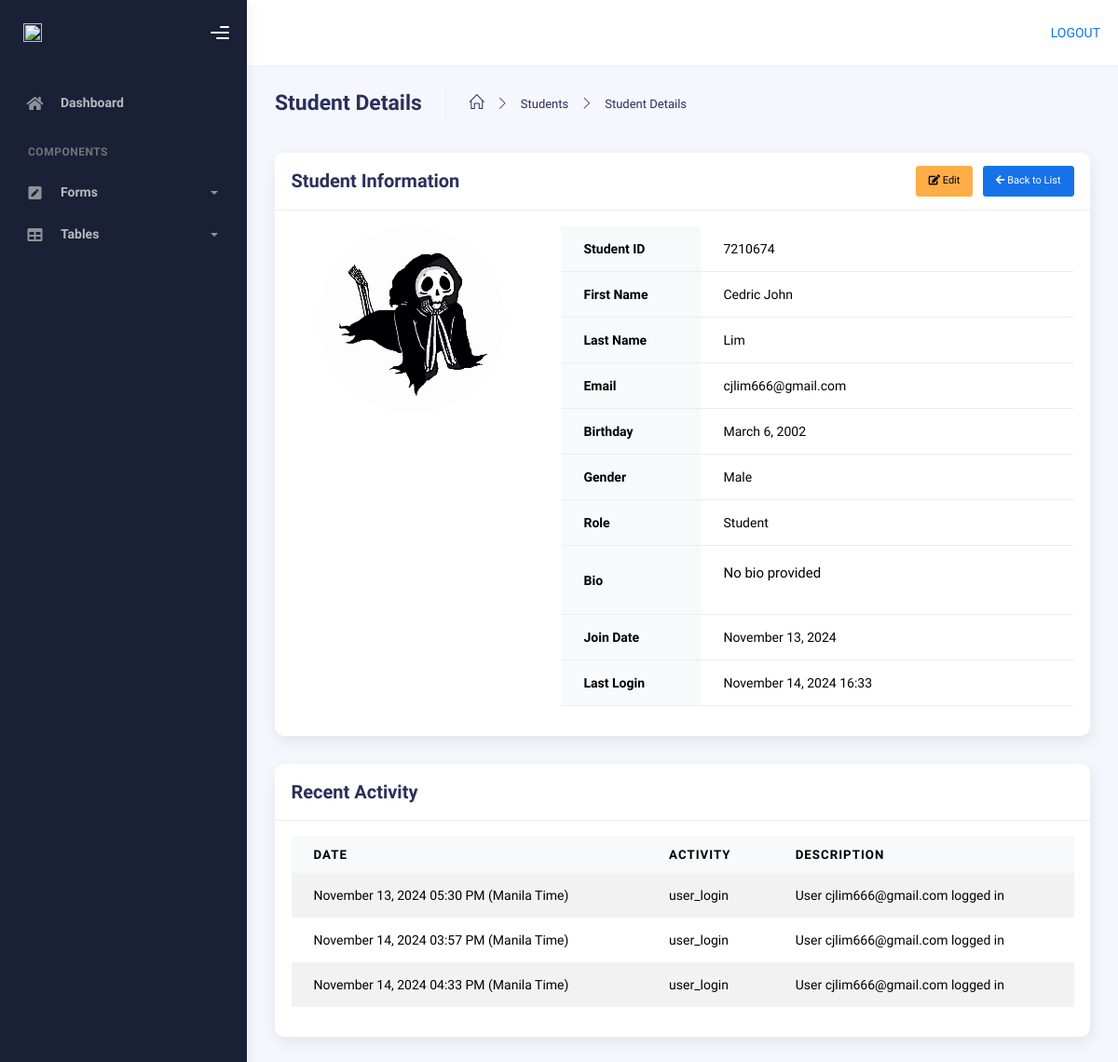
/admin-page/student/9/view/ (signed in), run on an earlier commit of the app's database.
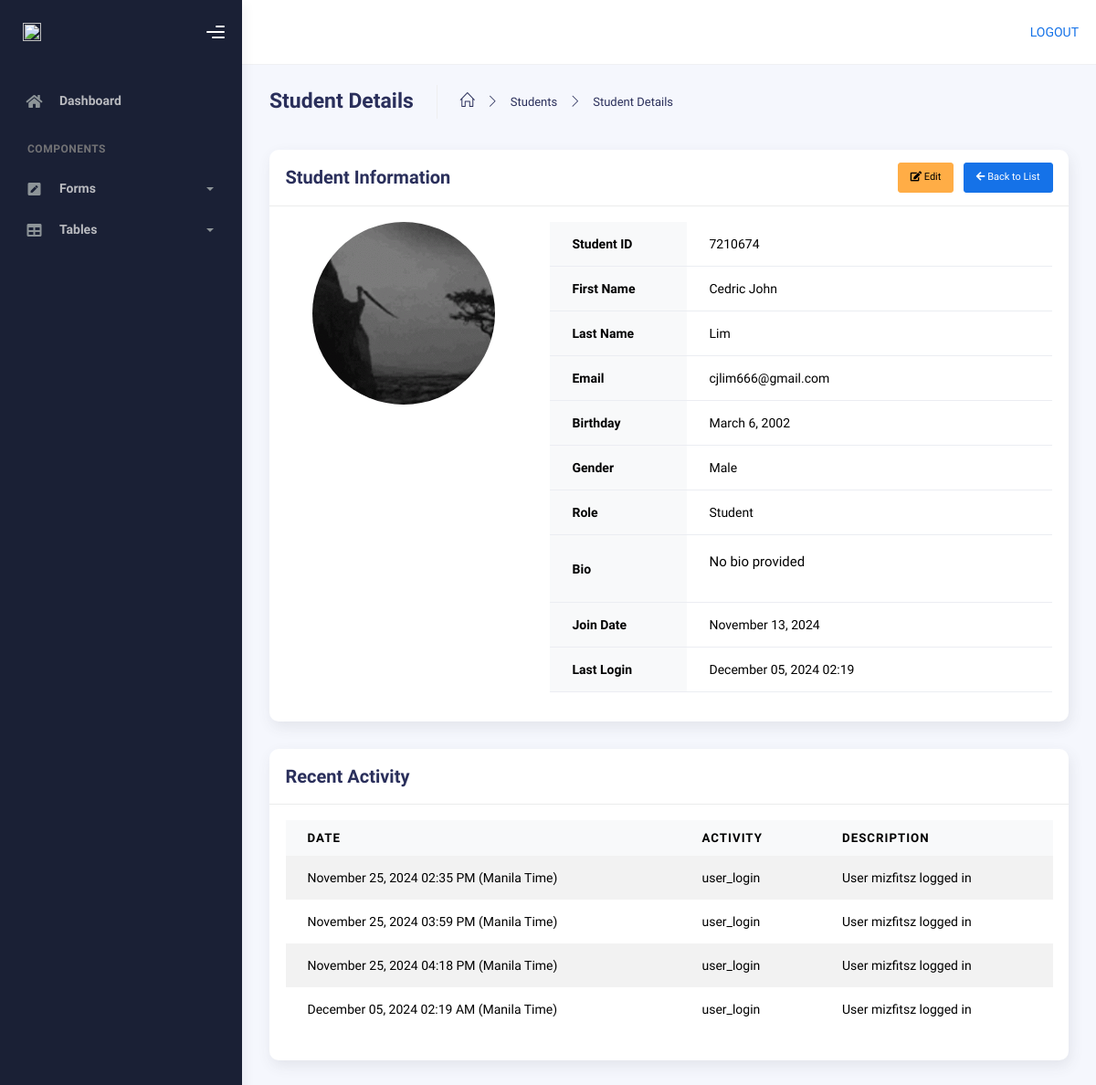
And on a later commit of the database.
### AppCodingNexus/models.py (models this page shows, shortened)
class UserProfile(models.Model):
    user = models.OneToOneField(User, on_delete=models.CASCADE)
    studentID = models.IntegerField(null=True, blank=True)
    display_photo = models.ImageField(upload_to='profile_pics/', default='default.jpg')
    firstname = models.CharField(max_length=50)
    lastname = models.CharField(max_length=50)
    birthday = models.DateField()
    gender = models.CharField(max_length=15, null=True, blank=True)
    role = models.CharField(max_length=20,choices=[('Student', 'Student'), ('Instructor', 'Instructor')], blank=True)
    bio = models.TextField(blank=True)
    is_deleted = models.BooleanField(default=False)
    deletion_requested = models.DateTimeField(null=True, blank=True)

class UserActivity(models.Model):
    user = models.ForeignKey(User, on_delete=models.CASCADE)
    activity_type = models.CharField(max_length=100)
    date = models.DateTimeField()
    description = models.TextField(blank=True, null=True)

### AppCodingNexus/views.py (the view)
# urls.py: path('admin-page/student/<int:pk>/view/', views.student_view, name='student-view'),
@login_required(login_url='login')
def student_view(request, pk):
    activate(pytz.timezone('Asia/Manila'))
    student = get_object_or_404(UserProfile, pk=pk, role='Student')
    activities = student.user.useractivity_set.all()[:10]
    context = {
        'student': student,
        'activities': activities,
        'timezone': timezone.get_current_timezone_name()
    }
    return render(request, 'admin_page/forms/student_view.html', context)

### templates/admin_page/forms/student_view.html (shortened to what the changed rows need)
{% extends "admin_page/base.html" %}
{% load static %}
{% load tz %}
{% block content %}
<div class="container">
  <div class="page-inner">
    <div class="row">
      <div class="col-md-12">
        <div class="card">
          <div class="card-body">
            <div class="row">
              <div class="col-md-4 text-center mb-4">
                <img src="{{ student.display_photo.url }}"
                     alt="Profile Photo"
                     class="rounded-circle img-fluid"
                     style="width: 200px; height: 200px; object-fit: cover;">
              </div>
              <div class="col-md-8">
                <div class="table-responsive">
                  <table class="table">
                    <tbody>
                      <tr>
                        <th style="width: 150px;">Student ID</th>
                        <td>{{ student.studentID }}</td>
                      </tr>
                      <tr>
                        <th>First Name</th>
                        <td>{{ student.firstname }}</td>
                      </tr>
                      <tr>
                        <th>Last Name</th>
                        <td>{{ student.lastname }}</td>
                      </tr>
                      <tr>
                        <th>Email</th>
                        <td>{{ student.user.email }}</td>
                      </tr>
                      <tr>
                        <th>Birthday</th>
                        <td>{{ student.birthday }}</td>
                      </tr>
                      <tr>
                        <th>Gender</th>
                        <td>{{ student.gender }}</td>
                      </tr>
                      <tr>
                        <th>Role</th>
                        <td>{{ student.role }}</td>
                      </tr>
                      <tr>
                        <th>Bio</th>
                        <td>{{ student.bio|default:"No bio provided"|linebreaks }}</td>
                      </tr>
                      <tr>
                        <th>Join Date</th>
                        <td>{{ student.user.date_joined|date:"F d, Y" }}</td>
                      </tr>
                      <tr>
                        <th>Last Login</th>
                        <td>{{ student.user.last_login|date:"F d, Y H:i"|default:"Never logged in" }}</td>
                      </tr>
                    </tbody>
                  </table>
                </div>
              </div>
            </div>
          </div>
        </div>
        <div class="card mt-4">
          <div class="card-body">
            <div class="table-responsive">
              <table class="table table-striped">
                <thead>
                  <tr>
                    <th>Date</th>
                    <th>Activity</th>
                    <th>Description</th>
                  </tr>
                </thead>
                <tbody>
                  {% timezone "Asia/Manila" %}
                  {% for activity in student.user.useractivity_set.all|slice:":10" %}
                  <tr>
                    <td>
                      {{ activity.date|date:"F d, Y h:i A" }} (Manila Time)
                    </td>
                    <td>{{ activity.activity_type }}</td>
                    <td>{{ activity.description }}</td>
                  </tr>
                  {% empty %}
                  <tr>
                    <td colspan="3" class="text-center">No activity recorded</td>
                  </tr>
                  {% endfor %}
                  {% endtimezone %}
                </tbody>
              </table>
            </div>
          </div>
        </div>
      </div>
    </div>
  </div>
</div>
{% endblock %}

What changed in the data, as far as the page shows it:
removed UserActivity: date "November 13, 2024 05:30 PM", activity_type "user_login", description "User cjlim666@gmail.com logged in"
removed UserActivity: date "November 14, 2024 03:57 PM", activity_type "user_login", description "User cjlim666@gmail.com logged in"
removed UserActivity: date "November 14, 2024 04:33 PM", activity_type "user_login", description "User cjlim666@gmail.com logged in"
changed UserProfile "No bio provided": display_photo: a different picture; user.last_login "November 14, 2024 16:33" → "December 05, 2024 02:19"
added UserActivity: date "November 25, 2024 02:35 PM", activity_type "user_login", description "User mizfitsz logged in"
added UserActivity: date "November 25, 2024 03:59 PM", activity_type "user_login", description "User mizfitsz logged in"
added UserActivity: date "November 25, 2024 04:18 PM", activity_type "user_login", description "User mizfitsz logged in"
added UserActivity: date "December 05, 2024 02:19 AM", activity_type "user_login", description "User mizfitsz logged in"
